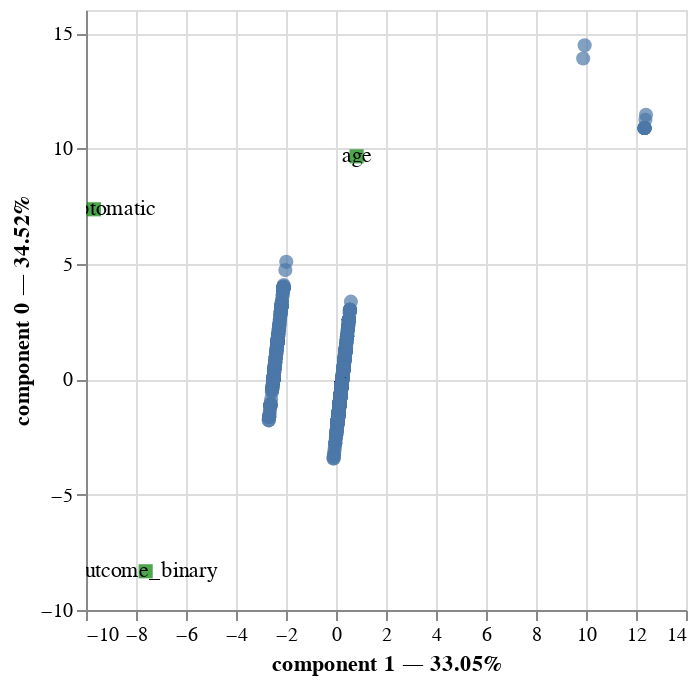

The notebook cell saved with this chart:
### Code cell
pca.plot(
    PCA_dataset,
    x_component=1,
    y_component=0,
    show_column_labels=True
)

### Figure 1 — Vega-Lite specification as saved in the notebook (floating-point values rounded to 4 significant figures; data arrays with more than 128 entries replaced by an {"elided": "..."} marker saying what was removed)
{"config": {"view": {"continuousWidth": 300, "continuousHeight": 300}}, "layer": [{"data": {"name": "data-dfc5e9364dfb24e2d1353d3f7d3d0bc3"}, "mark": {"type": "circle", "size": 50}, "encoding": {"tooltip": [{"field": "index", "type": "quantitative"}, {"field": "component 1", "type": "quantitative"}, {"field": "component 0", "type": "quantitative"}], "x": {"axis": {"title": "component 1 — 33.05%"}, "field": "component 1", "scale": {"zero": false}, "type": "quantitative"}, "y": {"axis": {"title": "component 0 — 34.52%"}, "field": "component 0", "scale": {"zero": false}, "type": "quantitative"}}, "name": "view_3"}, {"data": {"name": "data-7fcef7c07c7ee94094fefca5f8021e42"}, "mark": {"type": "square", "color": "green", "size": 50}, "encoding": {"tooltip": [{"field": "variable", "type": "nominal"}], "x": {"field": "component 1", "scale": {"zero": false}, "type": "quantitative"}, "y": {"field": "component 0", "scale": {"zero": false}, "type": "quantitative"}}}, {"data": {"name": "data-7fcef7c07c7ee94094fefca5f8021e42"}, "mark": {"type": "text"}, "encoding": {"text": {"field": "label", "type": "nominal"}, "tooltip": [{"field": "variable", "type": "nominal"}], "x": {"field": "component 1", "scale": {"zero": false}, "type": "quantitative"}, "y": {"field": "component 0", "scale": {"zero": false}, "type": "quantitative"}}}], "params": [{"name": "param_3", "select": {"type": "interval", "encodings": ["x", "y"]}, "bind": "scales", "views": ["view_3"]}], "$schema": "https://vega.github.io/schema/vega-lite/v5.17.0.json", "datasets": {"data-dfc5e9364dfb24e2d1353d3f7d3d0bc3": {"elided": "5000 records"}, "data-7fcef7c07c7ee94094fefca5f8021e42": [{"variable": "outcome_binary", "component 0": -8.322, "component 1": -7.613, "component 2": -5.745, "label": "outcome_binary"}, {"variable": "age", "component 0": 9.658, "component 1": 0.8243, "component 2": -7.882, "label": "age"}, {"variable": "asymptomatic", "component 0": 7.365, "component 1": -9.684, "component 2": 3.845, "label": "asymptomatic"}]}}
